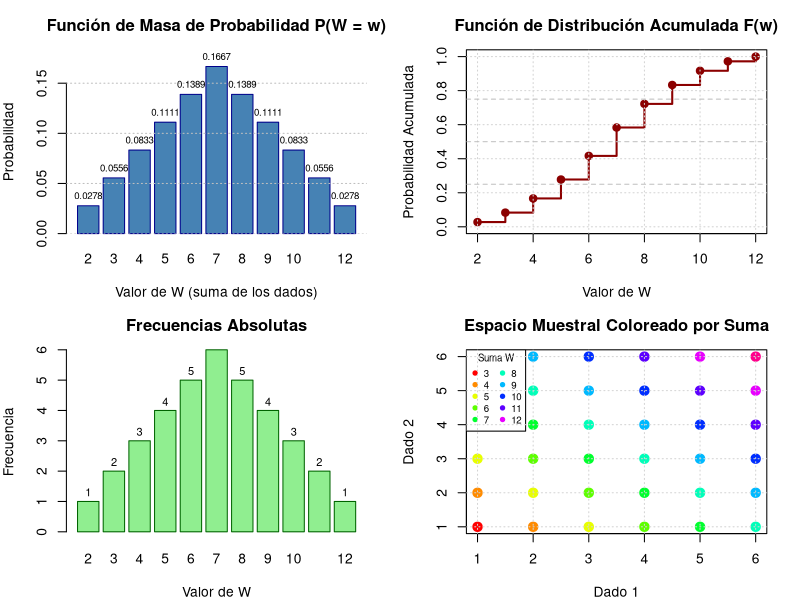

This chart was generated by the following R code:

# EJERCICIO: LANZAMIENTO DE DOS DADOS Y VARIABLE ALEATORIA W = X + Y

# Configuración de gráficos
par(mfrow = c(1, 1))

# ============================================================================
# 1. ESPACIO MUESTRAL
# ============================================================================
cat("1. GENERACIÓN DEL ESPACIO MUESTRAL\n")

# Crear todas las parejas ordenadas (x, y) posibles
dado1 <- 1:6
dado2 <- 1:6

# Generar espacio muestral completo
espacio_muestral <- expand.grid(Dado1 = dado1, Dado2 = dado2)
espacio_muestral$Suma <- espacio_muestral$Dado1 + espacio_muestral$Dado2

cat("Total de resultados posibles:", nrow(espacio_muestral), "\n\n")
cat("Primeros 10 resultados del espacio muestral:\n")
print(head(espacio_muestral, 10))
cat("\n...\n")
cat("Últimos 10 resultados del espacio muestral:\n")
print(tail(espacio_muestral, 10))
cat("\n")

# Mostrar espacio muestral en formato matriz
cat("Espacio muestral en formato de tabla (Dado1 vs Dado2):\n")
matriz_sumas <- matrix(espacio_muestral$Suma, nrow = 6, ncol = 6, byrow = TRUE)
rownames(matriz_sumas) <- paste("Dado1=", 1:6)
colnames(matriz_sumas) <- paste("Dado2=", 1:6)
print(matriz_sumas)
cat("\n")

# ============================================================================
# 2. DISTRIBUCIÓN DE PROBABILIDAD Y DISTRIBUCIÓN ACUMULADA
# ============================================================================
cat("============================================================================\n")
cat("2. DISTRIBUCIÓN DE PROBABILIDAD DE W\n")
cat("============================================================================\n\n")

# Calcular frecuencias de cada suma
tabla_frecuencias <- table(espacio_muestral$Suma)
valores_W <- as.numeric(names(tabla_frecuencias))
frecuencias <- as.numeric(tabla_frecuencias)

# Distribución de probabilidad
probabilidades <- frecuencias / sum(frecuencias)

# Distribución acumulada
prob_acumulada <- cumsum(probabilidades)

# Crear data frame con la distribución
dist_W <- data.frame(
  W = valores_W,
  Frecuencia = frecuencias,
  Probabilidad = probabilidades,
  Prob_Acumulada = prob_acumulada
)

cat("Distribución de Probabilidad de W:\n")
print(dist_W)
cat("\n")

# Visualización mejorada
par(mfrow = c(2, 2), mar = c(4, 4, 3, 2))

# Gráfico 1: Función de Masa de Probabilidad (PMF)
barplot(probabilidades, 
        names.arg = valores_W,
        main = "Función de Masa de Probabilidad P(W = w)",
        xlab = "Valor de W (suma de los dados)",
        ylab = "Probabilidad",
        col = "steelblue",
        border = "darkblue",
        ylim = c(0, max(probabilidades) * 1.1))
grid(nx = NA, ny = NULL, col = "gray", lty = "dotted")
text(x = barplot(probabilidades, plot = FALSE), 
     y = probabilidades + 0.01, 
     labels = round(probabilidades, 4), 
     cex = 0.7)

# Gráfico 2: Distribución Acumulada (CDF)
plot(valores_W, prob_acumulada, 
     type = "s",
     main = "Función de Distribución Acumulada F(w)",
     xlab = "Valor de W",
     ylab = "Probabilidad Acumulada",
     col = "darkred",
     lwd = 2,
     ylim = c(0, 1))
points(valores_W, prob_acumulada, pch = 19, col = "darkred", cex = 1.2)
grid()
abline(h = c(0.25, 0.5, 0.75), lty = 2, col = "gray")

# Gráfico 3: Frecuencias absolutas
barplot(frecuencias, 
        names.arg = valores_W,
        main = "Frecuencias Absolutas",
        xlab = "Valor de W",
        ylab = "Frecuencia",
        col = "lightgreen",
        border = "darkgreen")
text(x = barplot(frecuencias, plot = FALSE), 
     y = frecuencias + 0.3, 
     labels = frecuencias, 
     cex = 0.8)

# Gráfico 4: Diagrama de dispersión del espacio muestral
plot(espacio_muestral$Dado1, espacio_muestral$Dado2, 
     pch = 19, 
     col = rainbow(11)[espacio_muestral$Suma - 1],
     main = "Espacio Muestral Coloreado por Suma",
     xlab = "Dado 1",
     ylab = "Dado 2",
     cex = 1.5)
legend("topleft", 
       legend = 3:12, 
       col = rainbow(11), 
       pch = 19, 
       title = "Suma W",
       cex = 0.7,
       ncol = 2)
grid()

par(mfrow = c(1, 1))

# ============================================================================
# 3. MEDIDAS DE TENDENCIA CENTRAL Y POSICIÓN
# ============================================================================
cat("\n============================================================================\n")
cat("3. MEDIDAS DE TENDENCIA CENTRAL Y POSICIÓN\n")
cat("============================================================================\n\n")

# Valor esperado (media)
valor_esperado <- sum(valores_W * probabilidades)

# Mediana
mediana <- valores_W[which(prob_acumulada >= 0.5)[1]]

# Primer cuartil (Q1)
Q1 <- valores_W[which(prob_acumulada >= 0.25)[1]]

# Tercer cuartil (Q3)
Q3 <- valores_W[which(prob_acumulada >= 0.75)[1]]

cat("Valor Esperado E(W):", valor_esperado, "\n")
cat("Mediana:", mediana, "\n")
cat("Primer Cuartil (Q1):", Q1, "\n")
cat("Tercer Cuartil (Q3):", Q3, "\n")
cat("Rango Intercuartílico (IQR):", Q3 - Q1, "\n\n")

# Moda
moda <- valores_W[which.max(probabilidades)]
cat("Moda (valor más probable):", moda, "\n\n")

cat("============================================================================\n")
cat("ASOCIACIÓN CON JUEGOS DE MESA:\n")
cat("============================================================================\n")
cat("Estos resultados están directamente relacionados con:\n\n")
cat("1. MONOPOLY: Usa dos dados de 6 caras\n")
cat("   - La suma más probable es 7 (probabilidad ≈ 16.67%)\n")
cat("   - El valor esperado es 7, lo que significa que en promedio\n")
cat("     avanzarás 7 casillas por turno\n\n")
cat("2. BACKGAMMON: También usa dos dados estándar\n")
cat("   - Las combinaciones de suma 7 son las más frecuentes\n\n")
cat("3. CRAPS (juego de casino):\n")
cat("   - Ganar en la primera tirada: 7 u 11\n")
cat("   - Perder en la primera tirada: 2, 3 o 12\n")
cat("   - Probabilidad de ganar en primera tirada:\n")
cat("     P(7) + P(11) =", probabilidades[valores_W == 7], "+", 
    probabilidades[valores_W == 11], "=", 
    probabilidades[valores_W == 7] + probabilidades[valores_W == 11], "\n\n")


# 4. MEDIDAS DE DISPERSIÓN

cat("============================================================================\n")
cat("4. MEDIDAS DE DISPERSIÓN\n")
cat("============================================================================\n\n")

# Varianza
varianza <- sum((valores_W - valor_esperado)^2 * probabilidades)

# Desviación estándar
desviacion_std <- sqrt(varianza)

# Coeficiente de variación
coef_variacion <- (desviacion_std / valor_esperado) * 100

cat("Varianza Var(W):", round(varianza, 4), "\n")
cat("Desviación Estándar σ(W):", round(desviacion_std, 4), "\n")
cat("Coeficiente de Variación CV:", round(coef_variacion, 2), "%\n\n")

cat("Interpretación:\n")
cat("- La desviación estándar de", round(desviacion_std, 2), 
    "indica que los valores típicamente\n")
cat("  se desvían aproximadamente ±", round(desviacion_std, 2), 
    "unidades del valor esperado (7)\n")
cat("- Un CV de", round(coef_variacion, 2), 
    "% indica una dispersión moderada relativa a la media\n\n")

# ============================================================================
# 5. RESUMEN ESTADÍSTICO COMPLETO
# ============================================================================
cat("RESUMEN ESTADÍSTICO COMPLETO\n")

resumen <- data.frame(
  Medida = c("Tamaño del espacio muestral",
             "Valores posibles de W",
             "Valor mínimo",
             "Primer Cuartil (Q1)",
             "Mediana",
             "Media (Valor Esperado)",
             "Tercer Cuartil (Q3)",
             "Valor máximo",
             "Moda",
             "Rango",
             "Rango Intercuartílico",
             "Varianza",
             "Desviación Estándar",
             "Coeficiente de Variación"),
  Valor = c(nrow(espacio_muestral),
            paste(min(valores_W), "-", max(valores_W)),
            min(valores_W),
            Q1,
            mediana,
            round(valor_esperado, 4),
            Q3,
            max(valores_W),
            moda,
            max(valores_W) - min(valores_W),
            Q3 - Q1,
            round(varianza, 4),
            round(desviacion_std, 4),
            paste0(round(coef_variacion, 2), "%"))
)
print(resumen, row.names = FALSE)

# ============================================================================
# 6. VERIFICACIÓN POR SIMULACIÓN
# ============================================================================
cat("VERIFICACIÓN POR SIMULACIÓN (100,000 lanzamientos)\n")

set.seed(123)
n_sim <- 100000
dado1_sim <- sample(1:6, n_sim, replace = TRUE)
dado2_sim <- sample(1:6, n_sim, replace = TRUE)
sumas_sim <- dado1_sim + dado2_sim

# Estadísticas de la simulación
media_sim <- mean(sumas_sim)
var_sim <- var(sumas_sim)
sd_sim <- sd(sumas_sim)
mediana_sim <- median(sumas_sim)

cat("Comparación Teórico vs Simulación:\n")
cat(sprintf("%-25s %10s %10s\n", "Medida", "Teórico", "Simulación"))
cat(sprintf("%-25s %10.4f %10.4f\n", "Media", valor_esperado, media_sim))
cat(sprintf("%-25s %10.4f %10.4f\n", "Varianza", varianza, var_sim))
cat(sprintf("%-25s %10.4f %10.4f\n", "Desv. Estándar", desviacion_std, sd_sim))
cat(sprintf("%-25s %10.0f %10.0f\n", "Mediana", mediana, mediana_sim))

cat("\n")
cat("¡La simulación confirma los cálculos teóricos!\n")
